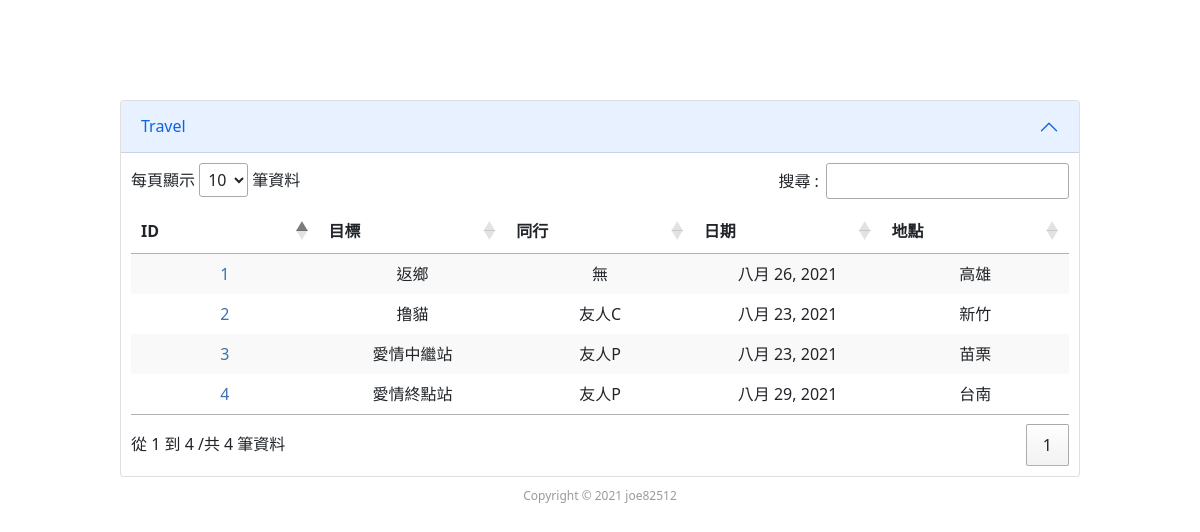
Page /list/ on the committed database.
### demo2/models.py (models this page shows)
class Travel(models.Model):
    id_travel = models.IntegerField(primary_key=True)
    target = models.CharField(max_length=100)
    date = models.DateField(null=True)
    time = models.TimeField(null=True)
    companion = models.CharField(max_length=100)
    location = models.ForeignKey(Location, models.DO_NOTHING, blank=True, null=True)

class Location(models.Model):
    id_location = models.IntegerField(primary_key=True)
    country = models.CharField(max_length=20)
    city = models.CharField(max_length=20, blank=True, null=True)

### demo2/views.py (the view)
# urls.py: path('list/', table_list, name='list_url'),
def table_list(request):
    travel = Travel.objects.all()
    t_list = {'travels': travel}
    return render(request, 'table_list.html', t_list)

### templates/table_list.html (shortened to what this page needs)
<!DOCTYPE html>
<html lang="zh-TW">
    <head>
        {% load static %}
        <link href="https://cdn.jsdelivr.net/npm/bootstrap@5.0.0/dist/css/bootstrap.min.css" rel="stylesheet">
        <link rel="stylesheet" href="https://cdn.datatables.net/1.10.16/css/jquery.dataTables.min.css"/>
        <link href="{% static 'css/table_list.css' %}" rel="stylesheet">
    </head>
    <body>
        <div class="accordion data_sheet" id="accordion1">
            <div class="accordion-item">
                <h2 class="accordion-header" id="panelsStayOpen-headingOne">
                    <button class="accordion-button" type="button" data-bs-toggle="collapse" data-bs-target="#panelsStayOpen-collapseOne" aria-expanded="true" aria-controls="panelsStayOpen-collapseOne">
                        Travel
                    </button>
                </h2>
                <div id="panelsStayOpen-collapseOne" class="accordion-collapse collapse show table_padding" aria-labelledby="panelsStayOpen-headingOne">
                    <table class="stripe" id="table1">
                        <thead>
                            <tr>
                                <th class="min100px">ID</th>
                                <th class="min100px">目標</th>
                                <th class="min100px">同行</th>
                                <th class="min100px">日期</th>
                                <th class="min100px">地點</th>
                            </tr>
                        </thead>
                        <tbody>
                            {% for t in travels %}
                            <tr>
                                <td>
                                    <a href="{% url 'info_url' t.id_travel %}" style="color: #3f72af; text-decoration: none">
                                        {{ t.id_travel }}
                                    </a>
                                </td>
                                <td>{{ t.target }}</td>
                                <td>{{ t.companion }}</td>
                                <td>{{ t.date }}</td>
                                <td>{{ t.location.city }}</td>
                            </tr>
                            {% endfor %}
                        </tbody>
                    </table>
                </div>
            </div>
        </div>
        <div class="container-fluid copyright">
            <p>Copyright © 2021 joe82512</p>
        </div>
    </body>
</html>

### static/css/table_list.css (style rules this page uses)
.data_sheet { width: 80%; margin: auto; margin-top: 100px; }
.table_padding { margin: 10px; }
table.dataTable { vertical-align: middle; text-align: center; }
thead .min100px { min-width: 100px; }
.copyright { text-align: center; font-size: 12px; color: #9a9a9a; padding-top: 10px; padding-bottom: 10px; }

### rows in the picture
Travel: id_travel "1", target "返鄉", companion "無", date "八月 26, 2021", location.city "高雄"
Travel: id_travel "2", target "撸貓", companion "友人C", date "八月 23, 2021", location.city "新竹"
Travel: id_travel "3", target "愛情中繼站", companion "友人P", date "八月 23, 2021", location.city "苗栗"
Travel: id_travel "4", target "愛情終點站", companion "友人P", date "八月 29, 2021", location.city "台南"
